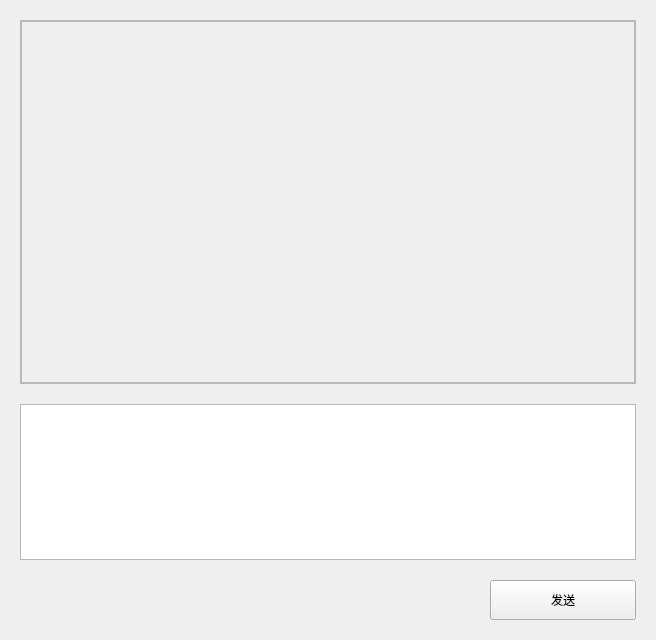
<?xml version="1.0" encoding="UTF-8"?>
<ui version="4.0">
 <class>ChatBox</class>
 <widget class="QWidget" name="ChatBox">
  <property name="geometry">
   <rect>
    <x>0</x>
    <y>0</y>
    <width>656</width>
    <height>640</height>
   </rect>
  </property>
  <property name="windowTitle">
   <string>Form</string>
  </property>
  <layout class="QVBoxLayout" name="verticalLayout" stretch="7,3,0">
   <property name="spacing">
    <number>20</number>
   </property>
   <property name="leftMargin">
    <number>20</number>
   </property>
   <property name="topMargin">
    <number>20</number>
   </property>
   <property name="rightMargin">
    <number>20</number>
   </property>
   <property name="bottomMargin">
    <number>20</number>
   </property>
   <item>
    <widget class="QFrame" name="frame">
     <property name="frameShape">
      <enum>QFrame::StyledPanel</enum>
     </property>
     <property name="frameShadow">
      <enum>QFrame::Raised</enum>
     </property>
     <layout class="QVBoxLayout" name="verticalLayout_2">
      <property name="spacing">
       <number>0</number>
      </property>
      <property name="leftMargin">
       <number>0</number>
      </property>
      <property name="topMargin">
       <number>0</number>
      </property>
      <property name="rightMargin">
       <number>0</number>
      </property>
      <property name="bottomMargin">
       <number>0</number>
      </property>
      <item>
       <widget class="QScrollArea" name="scrollArea">
        <property name="widgetResizable">
         <bool>true</bool>
        </property>
        <widget class="QWidget" name="scrollAreaWidgetContents">
         <property name="geometry">
          <rect>
           <x>0</x>
           <y>0</y>
           <width>612</width>
           <height>361</height>
          </rect>
         </property>
         <property name="sizePolicy">
          <sizepolicy hsizetype="Expanding" vsizetype="Expanding">
           <horstretch>0</horstretch>
           <verstretch>0</verstretch>
          </sizepolicy>
         </property>
         <layout class="QVBoxLayout" name="verticalLayout_4">
          <property name="spacing">
           <number>0</number>
          </property>
          <property name="leftMargin">
           <number>0</number>
          </property>
          <property name="topMargin">
           <number>0</number>
          </property>
          <property name="rightMargin">
           <number>0</number>
          </property>
          <property name="bottomMargin">
           <number>0</number>
          </property>
          <item>
           <layout class="QVBoxLayout" name="chatList">
            <property name="spacing">
             <number>20</number>
            </property>
            <item>
             <spacer name="verticalSpacer">
              <property name="orientation">
               <enum>Qt::Vertical</enum>
              </property>
              <property name="sizeHint" stdset="0">
               <size>
                <width>20</width>
                <height>40</height>
               </size>
              </property>
             </spacer>
            </item>
           </layout>
          </item>
         </layout>
        </widget>
       </widget>
      </item>
     </layout>
    </widget>
   </item>
   <item>
    <widget class="QTextEdit" name="msgInput"/>
   </item>
   <item>
    <layout class="QHBoxLayout" name="horizontalLayout">
     <item>
      <spacer name="horizontalSpacer">
       <property name="orientation">
        <enum>Qt::Horizontal</enum>
       </property>
       <property name="sizeHint" stdset="0">
        <size>
         <width>40</width>
         <height>20</height>
        </size>
       </property>
      </spacer>
     </item>
     <item>
      <widget class="QPushButton" name="sendBtn">
       <property name="styleSheet">
        <string notr="true">padding: 10px 60px;</string>
       </property>
       <property name="text">
        <string>发送</string>
       </property>
      </widget>
     </item>
    </layout>
   </item>
  </layout>
 </widget>
 <resources/>
 <connections/>
</ui>
